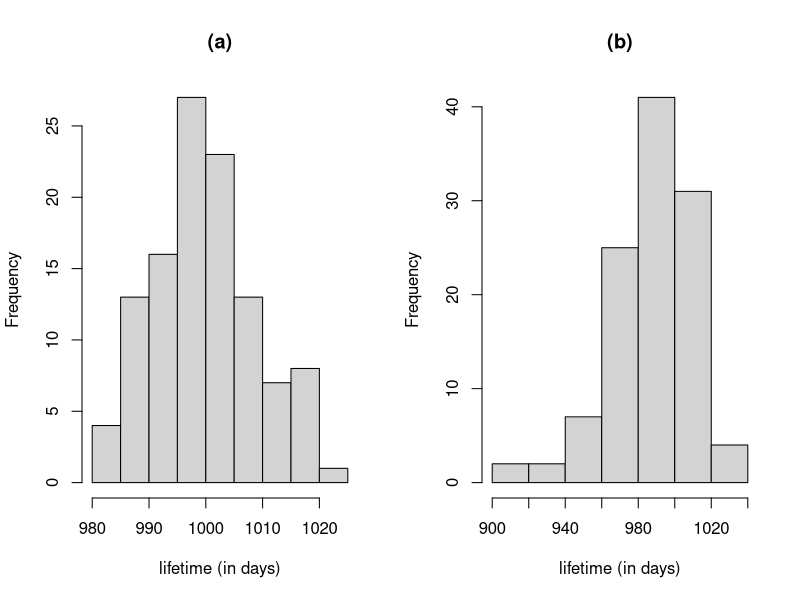

Reproduce this figure in R. (Note: a time limit stopped this script after it produced the figure.)
# Figure 9.4 + simulation on efficiency
# Made up data
n<-112




par(mfrow=c(1,2))
set.seed(1)
y<- 10*rt(n,df=17) + 1000 
mean(y)
sd(y)
hist(y, xlab="lifetime (in days)", main="(a)")

set.seed(1)
y<-rweibull(n,shape=50, scale=1000)
mean(y)
sd(y)
hist(y, xlab="lifetime (in days)", main="(b)")


#dev.print(pdf,file="../graph/ch2OrdMiceHistogram.pdf")

power.t.test(delta=7,sd=9, sig.level=0.025, power=.9, type="two.sample",
             alternative="one.sided")

nsim<-10^5
set.seed(1010)
N<-c(30:40)
std<-9
shift<-7
getpow<-function(p){ length(p[p<=0.025])/length(p)}
powwmw<-powt<-powtw<-rep(NA,length(N))
for (h in 1:length(N)){
  pwmw<-pt<-ptw<-rep(NA,nsim)
  for (i in 1:nsim){
     pwmw[i]<-wilcox.test(std*rnorm(N[h]),std*rnorm(N[h])+shift,alternative="less")$p.value
     pt[i]<-t.test(std*rnorm(N[h]),std*rnorm(N[h])+shift,alternative="less",var.equal = TRUE)$p.value
     ptw[i]<-t.test(std*rnorm(N[h]),std*rnorm(N[h])+shift,alternative="less", var.equal=FALSE)$p.value
  }
     powwmw[h]<- getpow(pwmw)
     powt[h]<-getpow(pt)
     powtw[h]<-getpow(ptw)  
  }

names(powwmw)<-names(powt)<-names(powtw)<-paste("N1=",N)

powwmw
powt
powtw

approx(powwmw,N,xout=.9)$y
approx(powt,N,xout=.9)$y
approx(powtw,N,xout=.9)$y
